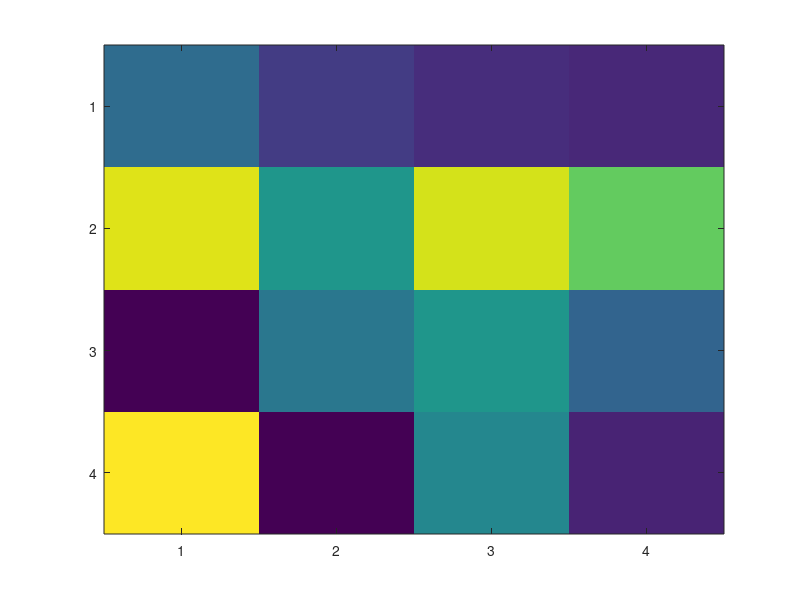
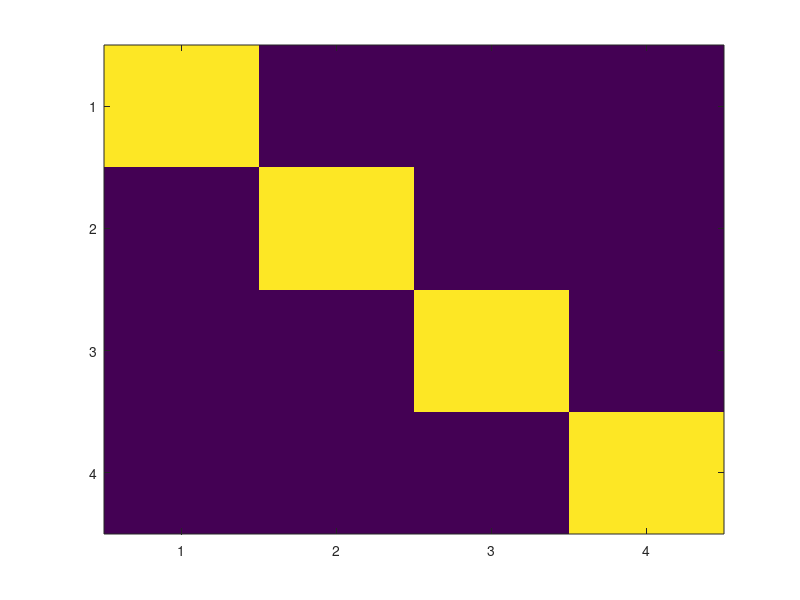

Recreate these plots in MATLAB, in order.
% Implementation of the Gram-Schmidt 
% Start with a square matrix
% Check that Q'Q == Identity Matrix
% Compare against built in function qr()

% Gram Schmidt is to columns perpendicular to each other , start with left
% most column as base (by convention)

% Take left most column then decompose next column against it, find the
% perpendicular component. Then decompose the next column against the
% decomposed column, find perpendicular component and then take that and
% find perpendicular component from first column and subtract it.

m = 4;
n = 4;
M1 = randi(100,m,n);
MO = zeros(m,n);
% Find orthoginal is
% 1) dot(v1,ref)/dot(ref,ref) * ref == parallel_component
% 2) v1 - parallel_component


MO(:,1) = M1(:,1); % first column of orth matrix is the starting matrix

for ColIdx = 2:n
    OrthIdx = ColIdx;
    ColVec = M1(:,ColIdx);
    MO(:,ColIdx) = ColVec;
    while OrthIdx > 1 
        RefVec = MO(:,(OrthIdx - 1));
        ParallelComponent = (dot(ColVec,RefVec)/dot(RefVec,RefVec)) * RefVec;
        MO(:,ColIdx) = MO(:,ColIdx) - ParallelComponent;
        OrthIdx = OrthIdx - 1;
    end
end

% Q is the orthoginal unit matrix
for ColIdx = 1:n
    UnitCol = MO(:,ColIdx);
    % MO(:,ColIdx) = UnitCol / sqrt(dot(UnitCol,UnitCol));
    
    MO(:,ColIdx) = UnitCol / norm(UnitCol);
end

figure(1)
imagesc(M1);

figure(2)
imagesc((MO' * MO));
